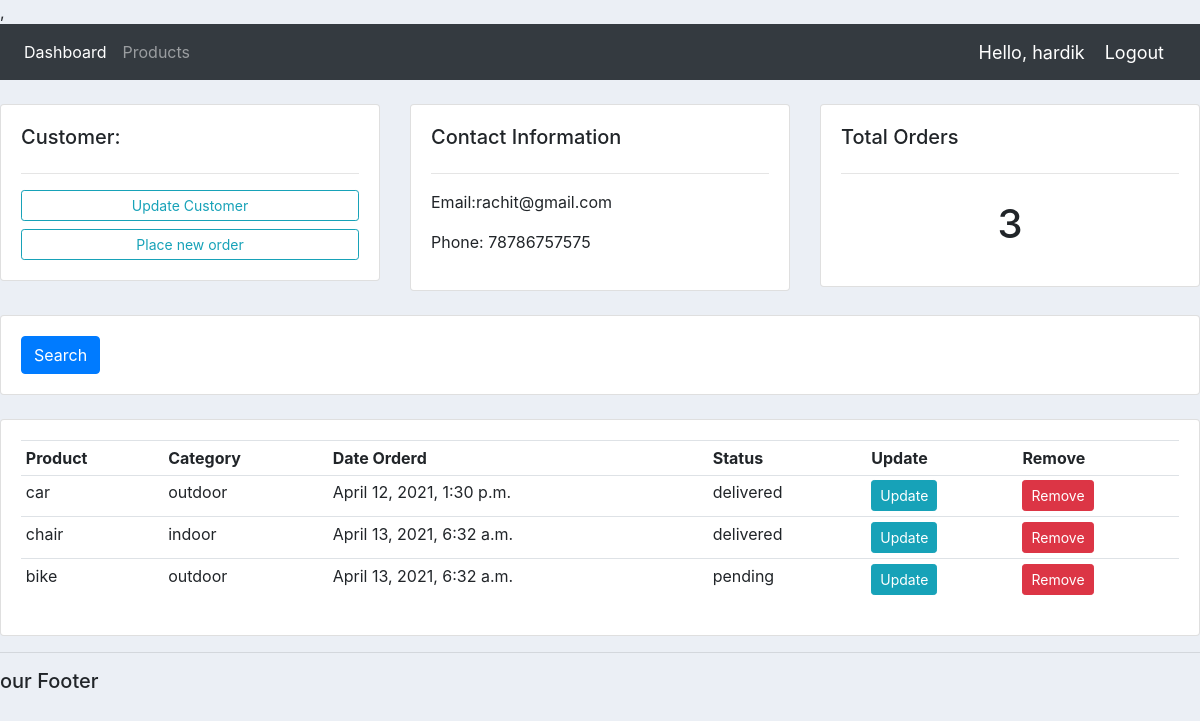
Page /Customers/3/ (signed in) on the committed database.
### account/models.py (models this page shows, shortened)
class Customer(models.Model):
    user = models.OneToOneField(User, null=True, on_delete=models.CASCADE)
    name = models.CharField(max_length=200, null=True)
    phone = models.CharField(max_length=200, null=True)
    email = models.CharField(max_length=200, null=True)
    profile_pic = models.ImageField(default="", null=True, blank=True)
    date_created = models.DateTimeField(auto_now_add=True, null=True)

class Order(models.Model):
    STATUS = (
        ('pending', 'pending'),
        ('out of delivery', 'out of delivery'),
        ('delivered', 'delivered'),
    )
    customers = models.ForeignKey(
        Customer, null=True, on_delete=models.SET_NULL)
    products = models.ForeignKey(
        Product, null=True, on_delete=models.SET_NULL)
    date_created = models.DateTimeField(auto_now_add=True, null=True)
    status = models.CharField(max_length=200, null=True, choices=STATUS)

class Product(models.Model):
    CATEGORY = (
        ('indoor', 'indoor'),
        ('outdoor', 'outdoor'),
    )
    name = models.CharField(max_length=200, null=True)
    price = models.FloatField(null=True)
    catogory = models.CharField(max_length=200, null=True, choices=CATEGORY)
    description = models.CharField(max_length=200, null=True)
    date_created = models.DateTimeField(auto_now_add=True, null=True)
    tag = models.ManyToManyField(Tag)
    def __str__(self):
        return f"{self.name}"

### account/decorators.py (the view)
        def wrapper_func(request, *args, **kwargs):
            group = None
            if request.user.groups.exists():
                group = request.user.groups.all()[0].name
            if group in allowed_roles:
                return view_func(request, *args, **kwargs)
            else:
                return HttpResponse('You are not authorized to view this page')

### account/views.py (called while the page is built)
@login_required(login_url='login')
@allowed_user(allowed_roles=['admin'])
def Customers(request, pk):
    Customers = Customer.objects.get(id=pk)
    orders = Order.objects.filter(customers_id=pk)
    order_count = Order.objects.filter(customers_id=pk).count()
    context = {'Customers': Customers,
               'orders': orders, 'order_count': order_count}
    return render(request, 'accounts/customers.html', context)

### account/templates/accounts/customers.html
{% extends 'accounts/main.html' %}
{% block content%}
<br>
<div class="row">
	<div class="col-md">
		<div class="card card-body">
			<h5>Customer:</h5>
			<hr>
			<a class="btn btn-outline-info  btn-sm btn-block" href="">Update Customer</a>
			<a class="btn btn-outline-info  btn-sm btn-block" href="{% url 'create_order' Customers.id %}" target="create_order">Place new order</a>
		</div>
	</div>
	<div class="col-md">
		<div class="card card-body">
			<h5>Contact Information</h5>
			<hr>
			<p>Email:{{Customers.email}} </p>
			<p>Phone: {{Customers.phone}} </p>
		</div>
	</div>
	<div class="col-md">
		<div class="card card-body">
			<h5>Total Orders</h5>
			<hr>
			<h1 style="text-align: center;padding: 10px">{{order_count}}</h1>
		</div>
	</div>
</div>
<br>
<div class="row">
	<div class="col">
		<div class="card card-body">
			<form method="get">
		    <button class="btn btn-primary" type="submit">Search</button>
		  </form>
		</div>
	</div>
</div>
<br>
<div class="row">
	<div class="col-md">
		<div class="card card-body">
			<table class="table table-sm">
				<tr>
					<th>Product</th>
					<th>Category</th>
					<th>Date Orderd</th>
					<th>Status</th>
					<th>Update</th>
					<th>Remove</th>
				</tr>
				{% for order in orders %}
                <tr>
                    <td>{{order.products}}</td>
                    <td>{{order.products.catogory}}</td>
                    <td>{{order.date_created}}</td>
					<td>{{order.status}}</td>
					<td><a class='btn btn-sm btn-info'href="{% url 'update_order' order.id %}" target="update_order">Update</a></td>
					<td><a class='btn btn-sm btn-danger'href="{% url 'delete_order' order.id %}" target="delete_order">Remove</a></td>
                </tr>
                {% endfor %}
			</table>
		</div>
	</div>
</div>
{% endblock %}

### account/templates/accounts/navbar.html (shortened to what this page needs)
{% load static %}
<nav class="navbar navbar-expand-lg navbar-dark bg-dark">
  <div class="collapse navbar-collapse" id="navbarNav">
    <ul class="navbar-nav">
      {% if request.user.is_staff %}
      <li class="nav-item active">
        <a class="nav-link" href="{% url 'home' %}">Dashboard</a>
      </li>
      <li class="nav-item">
        <a class="nav-link" href="{% url 'Products' %}">Products</a>
      </li>
      {% else %}
       <li class="nav-item">
        <a class="nav-link" href="{% url 'account' %}">Settings</a>
      </li>
      {% endif %}
    </ul>
  </div>
  <span class="hello-msg">Hello, {{request.user}}</span>
  <span ><a  class="hello-msg" href="{% url 'logout' %}">Logout</a></span>
</nav>

### static/css/main.css (style rules this page uses)
body { background-color: #ebeff5; }

### account/templates/accounts/navbar.html (style rules this page uses)
.hello-msg { font-size: 18px; color: #fff; margin-right: 20px; }

### rows in the picture
Customer: email "rachit@gmail.com", phone "78786757575"
Order: products "car", products.catogory "outdoor", date_created "April 12, 2021, 1:30 p.m.", status "delivered"
Order: products "chair", products.catogory "indoor", date_created "April 13, 2021, 6:32 a.m.", status "delivered"
Order: products "bike", products.catogory "outdoor", date_created "April 13, 2021, 6:32 a.m.", status "pending"

### other values in the picture
{{ request.user }} "hardik"
{{ order_count }} "3"
